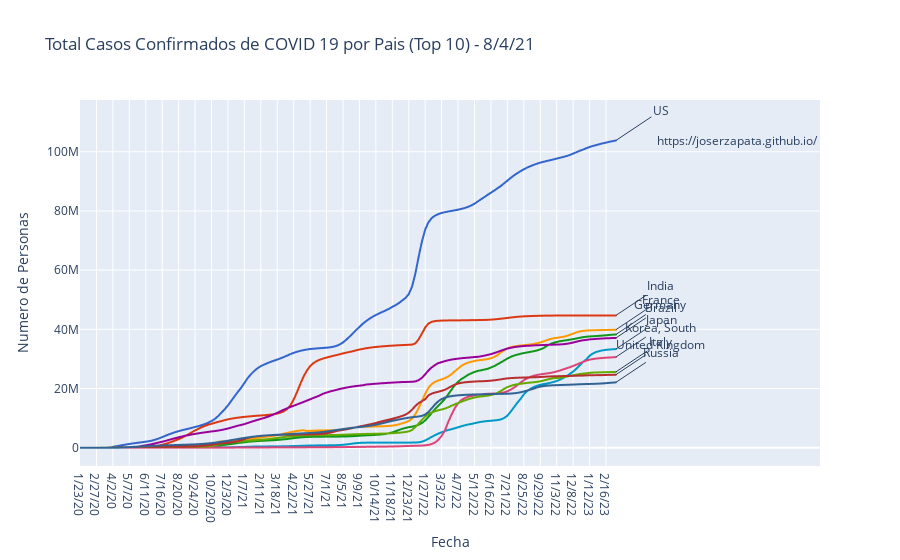

Write notebook code for a chart like this one.
### Markdown cell above
## Total Casos Confirmados de COVID 19 por Pais (Top 10)

### Code cell
df1 = confirmed.copy()
fecha = confirmed.columns[-1] #obtener la fecha del ultimo dato
paises = df1.iloc[:,-1].copy() #obtener la serie sin el primer dato, fecha
paises.sort_values(ascending=False, inplace=True)
top = 10
#keep top countries
df1 = df1.loc[paises[:top].index.to_list(),:]
df1 = df1.T

if api_key:
    # se toman la serie de tiempo cada 7 dias, por que las graficas
    # grandes no se pueden subir a chart-studio con subscripcion gratuita
    df1 = df1.iloc[::-7].iloc[::-1]

fig = px.line(df1, x=df1.index, y=df1.columns, color='Country/Region',
              color_discrete_sequence=px.colors.qualitative.G10, width=900,
              hover_name='Country/Region',
              title=f'Total Casos Confirmados de COVID 19 por Pais (Top 10) - {world.iloc[-1,0]}')
# top paises mas infectados

mas_infectados=[]
for n in range(top):
  fig.add_annotation(x=fecha, y=paises.iloc[n], text=paises.index[n],
                     showarrow=True, ax=+45, xref="x",yref="y")
  mas_infectados.append(paises.index[n])

fig.layout.update(showlegend=False,
                  yaxis =  {"title": {"text": "Numero de Personas"}}, # Cambiar texto eje y
                  xaxis =  {"title": {"text": "Fecha"}} #Esconder nombre eje x
                  )
fig.add_annotation(x=200, y=df1.max().max(),
                   text='https://joserzapata.github.io/', showarrow=False)
# grabar grafica en chart-studio si se proporciona el api-key
if api_key: py.plot(fig, filename = 'total_casos_no_china', auto_open=False)
fig.show()

### Figure 1 — Plotly figure (JSON) as saved in the notebook; plotly's stock layout.template omitted (floating-point values rounded to 4 significant figures; data arrays with more than 128 entries replaced by an {"elided": "..."} marker saying what was removed)
{"data": [{"hovertemplate": "<b>%{hovertext}</b><br><br>Country/Region=US<br>index=%{x}<br>value=%{y}<extra></extra>", "hovertext": {"elided": "164 str values"}, "legendgroup": "US", "line": {"color": "#3366CC", "dash": "solid"}, "marker": {"symbol": "circle"}, "mode": "lines", "name": "US", "showlegend": true, "type": "scattergl", "x": {"elided": "164 str values"}, "xaxis": "x", "y": {"elided": "164 int values"}, "yaxis": "y"}, {"hovertemplate": "<b>%{hovertext}</b><br><br>Country/Region=India<br>index=%{x}<br>value=%{y}<extra></extra>", "hovertext": {"elided": "164 str values"}, "legendgroup": "India", "line": {"color": "#DC3912", "dash": "solid"}, "marker": {"symbol": "circle"}, "mode": "lines", "name": "India", "showlegend": true, "type": "scattergl", "x": {"elided": "164 str values"}, "xaxis": "x", "y": {"elided": "164 int values"}, "yaxis": "y"}, {"hovertemplate": "<b>%{hovertext}</b><br><br>Country/Region=France<br>index=%{x}<br>value=%{y}<extra></extra>", "hovertext": {"elided": "164 str values"}, "legendgroup": "France", "line": {"color": "#FF9900", "dash": "solid"}, "marker": {"symbol": "circle"}, "mode": "lines", "name": "France", "showlegend": true, "type": "scattergl", "x": {"elided": "164 str values"}, "xaxis": "x", "y": {"elided": "164 int values"}, "yaxis": "y"}, {"hovertemplate": "<b>%{hovertext}</b><br><br>Country/Region=Germany<br>index=%{x}<br>value=%{y}<extra></extra>", "hovertext": {"elided": "164 str values"}, "legendgroup": "Germany", "line": {"color": "#109618", "dash": "solid"}, "marker": {"symbol": "circle"}, "mode": "lines", "name": "Germany", "showlegend": true, "type": "scattergl", "x": {"elided": "164 str values"}, "xaxis": "x", "y": {"elided": "164 int values"}, "yaxis": "y"}, {"hovertemplate": "<b>%{hovertext}</b><br><br>Country/Region=Brazil<br>index=%{x}<br>value=%{y}<extra></extra>", "hovertext": {"elided": "164 str values"}, "legendgroup": "Brazil", "line": {"color": "#990099", "dash": "solid"}, "marker": {"symbol": "circle"}, "mode": "lines", "name": "Brazil", "showlegend": true, "type": "scattergl", "x": {"elided": "164 str values"}, "xaxis": "x", "y": {"elided": "164 int values"}, "yaxis": "y"}, {"hovertemplate": "<b>%{hovertext}</b><br><br>Country/Region=Japan<br>index=%{x}<br>value=%{y}<extra></extra>", "hovertext": {"elided": "164 str values"}, "legendgroup": "Japan", "line": {"color": "#0099C6", "dash": "solid"}, "marker": {"symbol": "circle"}, "mode": "lines", "name": "Japan", "showlegend": true, "type": "scattergl", "x": {"elided": "164 str values"}, "xaxis": "x", "y": {"elided": "164 int values"}, "yaxis": "y"}, {"hovertemplate": "<b>%{hovertext}</b><br><br>Country/Region=Korea, South<br>index=%{x}<br>value=%{y}<extra></extra>", "hovertext": {"elided": "164 str values"}, "legendgroup": "Korea, South", "line": {"color": "#DD4477", "dash": "solid"}, "marker": {"symbol": "circle"}, "mode": "lines", "name": "Korea, South", "showlegend": true, "type": "scattergl", "x": {"elided": "164 str values"}, "xaxis": "x", "y": {"elided": "164 int values"}, "yaxis": "y"}, {"hovertemplate": "<b>%{hovertext}</b><br><br>Country/Region=Italy<br>index=%{x}<br>value=%{y}<extra></extra>", "hovertext": {"elided": "164 str values"}, "legendgroup": "Italy", "line": {"color": "#66AA00", "dash": "solid"}, "marker": {"symbol": "circle"}, "mode": "lines", "name": "Italy", "showlegend": true, "type": "scattergl", "x": {"elided": "164 str values"}, "xaxis": "x", "y": {"elided": "164 int values"}, "yaxis": "y"}, {"hovertemplate": "<b>%{hovertext}</b><br><br>Country/Region=United Kingdom<br>index=%{x}<br>value=%{y}<extra></extra>", "hovertext": {"elided": "164 str values"}, "legendgroup": "United Kingdom", "line": {"color": "#B82E2E", "dash": "solid"}, "marker": {"symbol": "circle"}, "mode": "lines", "name": "United Kingdom", "showlegend": true, "type": "scattergl", "x": {"elided": "164 str values"}, "xaxis": "x", "y": {"elided": "164 int values"}, "yaxis": "y"}, {"hovertemplate": "<b>%{hovertext}</b><br><br>Country/Region=Russia<br>index=%{x}<br>value=%{y}<extra></extra>", "hovertext": {"elided": "164 str values"}, "legendgroup": "Russia", "line": {"color": "#316395", "dash": "solid"}, "marker": {"symbol": "circle"}, "mode": "lines", "name": "Russia", "showlegend": true, "type": "scattergl", "x": {"elided": "164 str values"}, "xaxis": "x", "y": {"elided": "164 int values"}, "yaxis": "y"}], "layout": {"annotations": [{"ax": 45, "showarrow": true, "text": "US", "x": "3/9/23", "xref": "x", "y": 103802702, "yref": "y"}, {"ax": 45, "showarrow": true, "text": "India", "x": "3/9/23", "xref": "x", "y": 44690738, "yref": "y"}, {"ax": 45, "showarrow": true, "text": "France", "x": "3/9/23", "xref": "x", "y": 39866718, "yref": "y"}, {"ax": 45, "showarrow": true, "text": "Germany", "x": "3/9/23", "xref": "x", "y": 38249060, "yref": "y"}, {"ax": 45, "showarrow": true, "text": "Brazil", "x": "3/9/23", "xref": "x", "y": 37076053, "yref": "y"}, {"ax": 45, "showarrow": true, "text": "Japan", "x": "3/9/23", "xref": "x", "y": 33320438, "yref": "y"}, {"ax": 45, "showarrow": true, "text": "Korea, South", "x": "3/9/23", "xref": "x", "y": 30615522, "yref": "y"}, {"ax": 45, "showarrow": true, "text": "Italy", "x": "3/9/23", "xref": "x", "y": 25603510, "yref": "y"}, {"ax": 45, "showarrow": true, "text": "United Kingdom", "x": "3/9/23", "xref": "x", "y": 24658705, "yref": "y"}, {"ax": 45, "showarrow": true, "text": "Russia", "x": "3/9/23", "xref": "x", "y": 22075858, "yref": "y"}, {"showarrow": false, "text": "https://joserzapata.github.io/", "x": 200, "y": 103802702}], "legend": {"title": {"text": "Country/Region"}, "tracegroupgap": 0}, "showlegend": false, "title": {"text": "Total Casos Confirmados de COVID 19 por Pais (Top 10) - 8/4/21"}, "width": 900, "xaxis": {"anchor": "y", "domain": [0, 1], "title": {"text": "Fecha"}}, "yaxis": {"anchor": "x", "domain": [0, 1], "title": {"text": "Numero de Personas"}}}}
